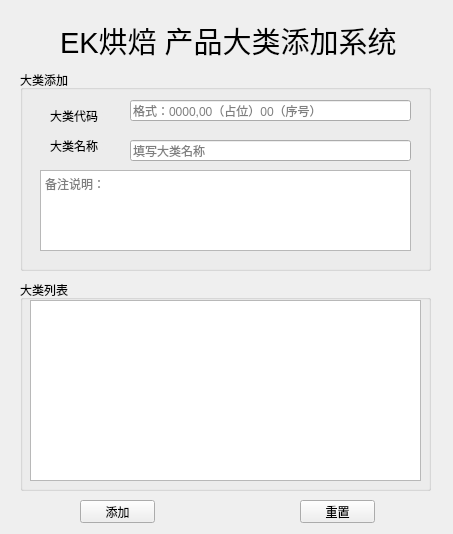
<?xml version="1.0" encoding="UTF-8"?>
<ui version="4.0">
 <class>Form</class>
 <widget class="QWidget" name="Form">
  <property name="geometry">
   <rect>
    <x>0</x>
    <y>0</y>
    <width>453</width>
    <height>534</height>
   </rect>
  </property>
  <property name="windowTitle">
   <string>产品大类添加系统</string>
  </property>
  <property name="windowIcon">
   <iconset>
    <normaloff>../img/新增.png</normaloff>../img/新增.png</iconset>
  </property>
  <widget class="QGroupBox" name="groupBox">
   <property name="geometry">
    <rect>
     <x>20</x>
     <y>70</y>
     <width>411</width>
     <height>201</height>
    </rect>
   </property>
   <property name="title">
    <string>大类添加</string>
   </property>
   <widget class="QLineEdit" name="lineEdit">
    <property name="geometry">
     <rect>
      <x>110</x>
      <y>30</y>
      <width>281</width>
      <height>21</height>
     </rect>
    </property>
    <property name="placeholderText">
     <string>格式：0000,00（占位）00（序号）</string>
    </property>
   </widget>
   <widget class="QLineEdit" name="lineEdit_2">
    <property name="geometry">
     <rect>
      <x>110</x>
      <y>70</y>
      <width>281</width>
      <height>21</height>
     </rect>
    </property>
    <property name="placeholderText">
     <string>填写大类名称</string>
    </property>
   </widget>
   <widget class="QPlainTextEdit" name="plainTextEdit">
    <property name="geometry">
     <rect>
      <x>20</x>
      <y>100</y>
      <width>371</width>
      <height>81</height>
     </rect>
    </property>
    <property name="placeholderText">
     <string>备注说明：</string>
    </property>
   </widget>
   <widget class="QLabel" name="label">
    <property name="geometry">
     <rect>
      <x>30</x>
      <y>30</y>
      <width>53</width>
      <height>31</height>
     </rect>
    </property>
    <property name="text">
     <string>大类代码：</string>
    </property>
   </widget>
   <widget class="QLabel" name="label_2">
    <property name="geometry">
     <rect>
      <x>30</x>
      <y>60</y>
      <width>53</width>
      <height>31</height>
     </rect>
    </property>
    <property name="text">
     <string>大类名称：</string>
    </property>
   </widget>
  </widget>
  <widget class="QLabel" name="label_3">
   <property name="geometry">
    <rect>
     <x>60</x>
     <y>20</y>
     <width>381</width>
     <height>41</height>
    </rect>
   </property>
   <property name="font">
    <font>
     <pointsize>22</pointsize>
    </font>
   </property>
   <property name="text">
    <string>EK烘焙 产品大类添加系统</string>
   </property>
  </widget>
  <widget class="QPushButton" name="pushButton">
   <property name="geometry">
    <rect>
     <x>80</x>
     <y>500</y>
     <width>75</width>
     <height>23</height>
    </rect>
   </property>
   <property name="text">
    <string>添加</string>
   </property>
   <property name="icon">
    <iconset>
     <normaloff>../../geological_supervision_system/img/新增.png</normaloff>../../geological_supervision_system/img/新增.png</iconset>
   </property>
  </widget>
  <widget class="QPushButton" name="pushButton_2">
   <property name="geometry">
    <rect>
     <x>300</x>
     <y>500</y>
     <width>75</width>
     <height>23</height>
    </rect>
   </property>
   <property name="text">
    <string>重置</string>
   </property>
   <property name="icon">
    <iconset>
     <normaloff>../../geological_supervision_system/img/reset_ico.png</normaloff>../../geological_supervision_system/img/reset_ico.png</iconset>
   </property>
  </widget>
  <widget class="QGroupBox" name="groupBox_2">
   <property name="geometry">
    <rect>
     <x>20</x>
     <y>280</y>
     <width>411</width>
     <height>211</height>
    </rect>
   </property>
   <property name="title">
    <string>大类列表</string>
   </property>
   <widget class="QTableWidget" name="tableWidget">
    <property name="geometry">
     <rect>
      <x>10</x>
      <y>20</y>
      <width>391</width>
      <height>181</height>
     </rect>
    </property>
   </widget>
  </widget>
 </widget>
 <resources/>
 <connections/>
</ui>
